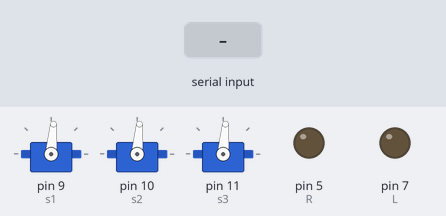
A sketch run on a simulated Arduino Uno, built with avr-gcc and run on an emulated ATmega328P. Shown: 3 × servo, output pins drawn as LEDs (lit = HIGH). Inputs (shaded band) come from the test bench.

Above: at 1.2 s.
1.3 s: "A" received over Serial
At 1.77 s:
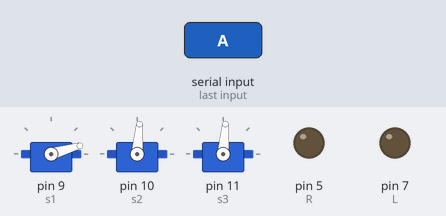
At 3.0 s:
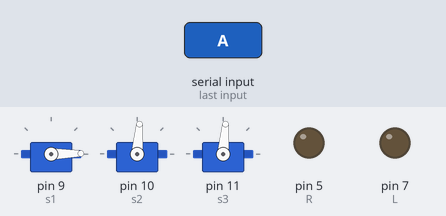
3.3 s: byte 77 (77) received over Serial
5.6 s: byte 68 (68) received over Serial
At 6.0 s:
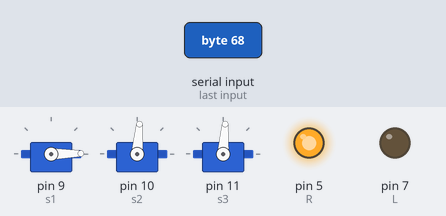
7.6 s: byte 70 (70) received over Serial
9.6 s: byte 109 (109) received over Serial
11.9 s: byte 100 (100) received over Serial
At 12.3 s:
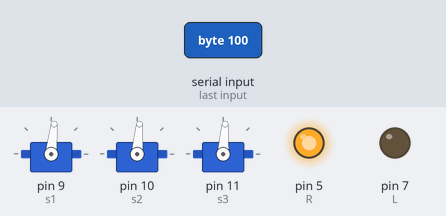
Timing chart, 0 to 14.9 s (numbered marks = the images above; inputs shaded):
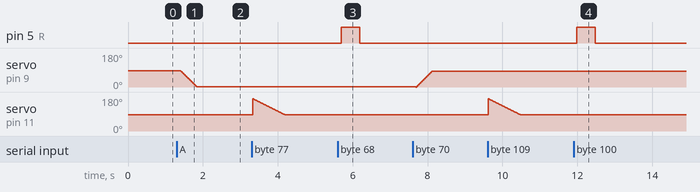

The sketch:

Bra_o_robotico.ino
```cpp
// Comandos da Serial: abcfhgddddddddafiiiii

#include<Servo.h>

Servo s1,s2,s3;

int val,i;

int R=5,L=7;

void setup(){
  s1.attach(9);
  s2.attach(10);
  s3.attach(11);

  pinMode(R,OUTPUT);
  pinMode(L,OUTPUT);

  s1.write(85);
  s2.write(85);
  s3.write(85);

  Serial.begin(9600);
}

void loop(){


    val=Serial.read();

      if((val==65)||(val==97)){//letra a
          for(i=85;i>0;i--){
          s1.write(i);
          delay(5);
          }
      }

       if((val==66)||(val==98)){ // letra b

           for(i=85;i<140;i++){
          s2.write(i);
          delay(5);
          }
      }

       if((val==67)||(val==99)){ // letra c

           for(i=85;i>20;i--){
          s3.write(i);
          delay(5);
          }

      }

      if((val==77)||(val==109)){ // letra m

           for(i=170;i>85;i--){
          s3.write(i);
          delay(10);
          }

      }

      if((val==68)||(val==100)){//letra d

         digitalWrite(R,HIGH);
         delay(500);
         digitalWrite(R,LOW);


      }
//########################SOBE#####################

        if((val==70)||(val==102)){//letra f

         for(i=0;i<85;i++){
         s1.write(i);
          delay(5);
}
        }

        if((val==71)||(val==103)){//letra g

         for(i=140;i>85;i--){
         s2.write(i);
          delay(5);
          }
        }

         if((val==72)||(val==104)){//letra h

         for(i=20;i<85;i++){
         s3.write(i);
          delay(5);
          }
        }

      if((val==73)||(val==105)){//letra i

         digitalWrite(L,HIGH);
         delay(500);
         digitalWrite(L,LOW);

      }

      if((val==74)||(val==106)){//letra j

         digitalWrite(L,LOW);
         digitalWrite(R,LOW);

      }

      if((val==76)||(val==108)){//letra l

         for(i=85;i<170;i++){
         s3.write(i);
          delay(10);
          }
        }

      delay(100);
}
```

Measured:
- after the input at 1.3 s, servo on pin 9 (s1): moves from 85° to 1° over 0.43 s, starting after 0.11 s
- after the input at 5.6 s, pin 5 (R): LOW → HIGH after 0.09 s, → LOW 0.50 s later
- after the input at 11.9 s, pin 5 (R): LOW → HIGH after 0.08 s, → LOW 0.50 s later
